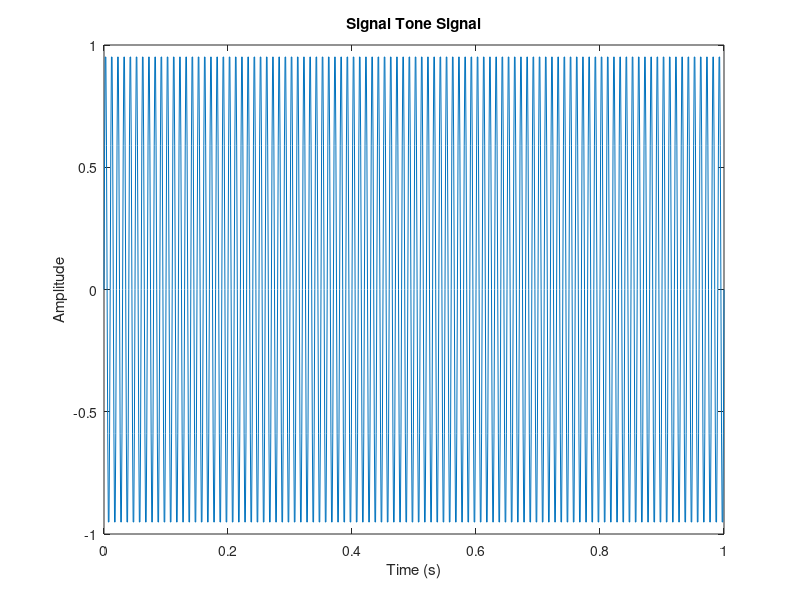

This chart was generated by the following MATLAB code:
% Define frequencies and amplitudes for individual tones
frequency = 100;
amplitude = 1;
time_duration = 1;

%time vetor
t = 0:1/1000:time_duration;

% Generate Signal tone signal
signal_tone = amplitude * sin(2*pi*frequency*t);

% Plot the composite signal
plot(t, signal_tone);
xlabel('Time (s)');
ylabel('Amplitude');
title('Signal Tone Signal');
